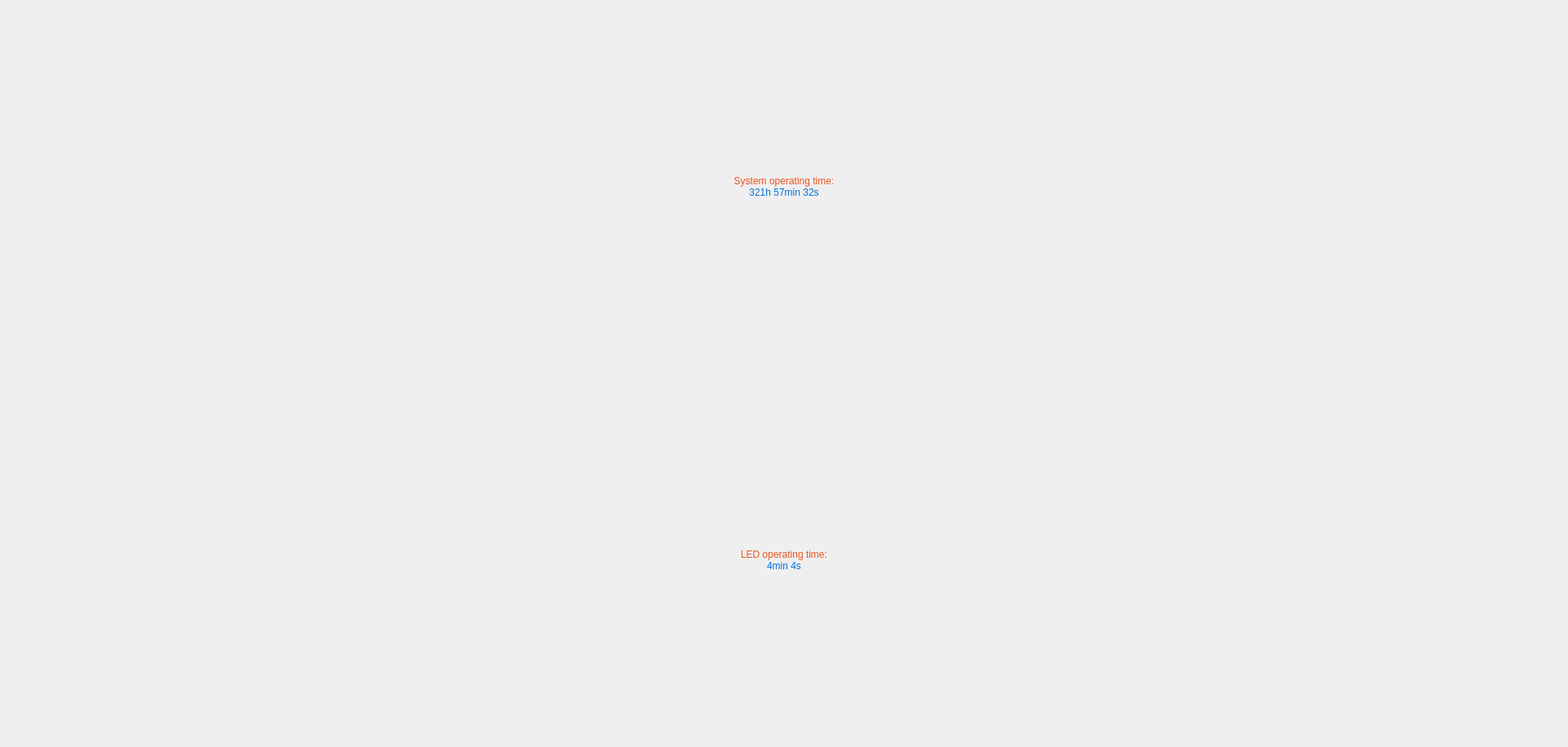
<?xml version="1.0" encoding="UTF-8"?>
<ui version="4.0">
 <class>OperatingTimesView</class>
 <widget class="QWidget" name="OperatingTimesView">
  <property name="geometry">
   <rect>
    <x>0</x>
    <y>0</y>
    <width>1922</width>
    <height>916</height>
   </rect>
  </property>
  <property name="styleSheet">
   <string notr="true"/>
  </property>
  <layout class="QVBoxLayout" name="verticalLayout">
   <property name="spacing">
    <number>0</number>
   </property>
   <property name="sizeConstraint">
    <enum>QLayout::SizeConstraint::SetDefaultConstraint</enum>
   </property>
   <property name="leftMargin">
    <number>0</number>
   </property>
   <property name="topMargin">
    <number>0</number>
   </property>
   <property name="rightMargin">
    <number>0</number>
   </property>
   <property name="bottomMargin">
    <number>0</number>
   </property>
   <item>
    <layout class="QGridLayout" name="gridLayout">
     <property name="spacing">
      <number>0</number>
     </property>
     <item row="2" column="0" colspan="2">
      <widget class="QLabel" name="label_2">
       <property name="styleSheet">
        <string notr="true">font: normal normal bold 40px/45px Arial;
letter-spacing: 0px;
color: #E85420;</string>
       </property>
       <property name="text">
        <string>LED operating time:</string>
       </property>
       <property name="alignment">
        <set>Qt::AlignmentFlag::AlignBottom|Qt::AlignmentFlag::AlignHCenter</set>
       </property>
      </widget>
     </item>
     <item row="1" column="0" colspan="2">
      <widget class="QLabel" name="label">
       <property name="styleSheet">
        <string notr="true">font: normal normal bold 40px/45px Arial;
letter-spacing: 0px;
color: #0070DB;</string>
       </property>
       <property name="text">
        <string>321h 57min 32s</string>
       </property>
       <property name="alignment">
        <set>Qt::AlignmentFlag::AlignHCenter|Qt::AlignmentFlag::AlignTop</set>
       </property>
      </widget>
     </item>
     <item row="0" column="0" colspan="2">
      <widget class="QLabel" name="date">
       <property name="styleSheet">
        <string notr="true">font: normal normal bold 40px/45px Arial;
letter-spacing: 0px;
color: #E85420;</string>
       </property>
       <property name="text">
        <string>System operating time:</string>
       </property>
       <property name="alignment">
        <set>Qt::AlignmentFlag::AlignBottom|Qt::AlignmentFlag::AlignHCenter</set>
       </property>
      </widget>
     </item>
     <item row="3" column="0" colspan="2">
      <widget class="QLabel" name="label_3">
       <property name="styleSheet">
        <string notr="true">font: normal normal bold 40px/45px Arial;
letter-spacing: 0px;
color: #0070DB;</string>
       </property>
       <property name="text">
        <string>4min 4s</string>
       </property>
       <property name="alignment">
        <set>Qt::AlignmentFlag::AlignHCenter|Qt::AlignmentFlag::AlignTop</set>
       </property>
      </widget>
     </item>
    </layout>
   </item>
  </layout>
 </widget>
 <resources>
  <include location="../../resources.qrc"/>
 </resources>
 <connections/>
</ui>
